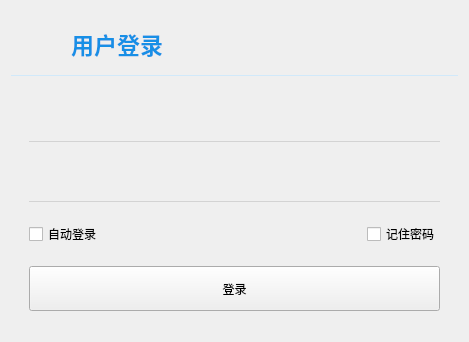
<?xml version="1.0" encoding="UTF-8"?>
<ui version="4.0">
 <class>Form</class>
 <widget class="QWidget" name="Form">
  <property name="geometry">
   <rect>
    <x>0</x>
    <y>0</y>
    <width>469</width>
    <height>339</height>
   </rect>
  </property>
  <property name="windowTitle">
   <string>Form</string>
  </property>
  <layout class="QVBoxLayout" name="verticalLayout" stretch="0,0">
   <item>
    <widget class="QWidget" name="widget" native="true">
     <property name="sizePolicy">
      <sizepolicy hsizetype="Preferred" vsizetype="Fixed">
       <horstretch>0</horstretch>
       <verstretch>0</verstretch>
      </sizepolicy>
     </property>
     <property name="minimumSize">
      <size>
       <width>0</width>
       <height>65</height>
      </size>
     </property>
     <property name="styleSheet">
      <string notr="true">border-bottom:1px solid #d1e9fa;</string>
     </property>
     <layout class="QHBoxLayout" name="horizontalLayout">
      <item>
       <widget class="QLabel" name="label_2">
        <property name="sizePolicy">
         <sizepolicy hsizetype="Fixed" vsizetype="Fixed">
          <horstretch>0</horstretch>
          <verstretch>0</verstretch>
         </sizepolicy>
        </property>
        <property name="minimumSize">
         <size>
          <width>45</width>
          <height>45</height>
         </size>
        </property>
        <property name="styleSheet">
         <string notr="true">border-image: url(:/user/user_icon.png);</string>
        </property>
        <property name="text">
         <string/>
        </property>
       </widget>
      </item>
      <item>
       <widget class="QLabel" name="label">
        <property name="sizePolicy">
         <sizepolicy hsizetype="Preferred" vsizetype="Preferred">
          <horstretch>0</horstretch>
          <verstretch>0</verstretch>
         </sizepolicy>
        </property>
        <property name="styleSheet">
         <string notr="true">color: rgb(23, 143, 230);
font-size: 23px;
font-weight: bold;
line-height: 60px;</string>
        </property>
        <property name="text">
         <string>用户登录</string>
        </property>
       </widget>
      </item>
     </layout>
    </widget>
   </item>
   <item>
    <widget class="QWidget" name="widget_2" native="true">
     <layout class="QGridLayout" name="gridLayout_2">
      <property name="topMargin">
       <number>11</number>
      </property>
      <property name="bottomMargin">
       <number>11</number>
      </property>
      <property name="spacing">
       <number>11</number>
      </property>
      <item row="0" column="0">
       <widget class="QWidget" name="widget_3" native="true">
        <property name="sizePolicy">
         <sizepolicy hsizetype="Preferred" vsizetype="Fixed">
          <horstretch>0</horstretch>
          <verstretch>0</verstretch>
         </sizepolicy>
        </property>
        <property name="minimumSize">
         <size>
          <width>0</width>
          <height>0</height>
         </size>
        </property>
        <layout class="QGridLayout" name="gridLayout">
         <property name="horizontalSpacing">
          <number>0</number>
         </property>
         <property name="verticalSpacing">
          <number>20</number>
         </property>
         <item row="0" column="0" colspan="2">
          <widget class="QLineEdit" name="username">
           <property name="minimumSize">
            <size>
             <width>0</width>
             <height>40</height>
            </size>
           </property>
           <property name="styleSheet">
            <string notr="true">border: none;
border-bottom:1px solid lightgray;
background-color: transparent;
font-size:16px;</string>
           </property>
           <property name="clearButtonEnabled">
            <bool>true</bool>
           </property>
          </widget>
         </item>
         <item row="1" column="0" colspan="2">
          <widget class="QLineEdit" name="password">
           <property name="minimumSize">
            <size>
             <width>0</width>
             <height>40</height>
            </size>
           </property>
           <property name="styleSheet">
            <string notr="true">border: none;
border-bottom:1px solid lightgray;
background-color: transparent;
font-size:16px;</string>
           </property>
           <property name="echoMode">
            <enum>QLineEdit::Password</enum>
           </property>
           <property name="clearButtonEnabled">
            <bool>false</bool>
           </property>
          </widget>
         </item>
         <item row="2" column="0">
          <widget class="QCheckBox" name="auto_login">
           <property name="text">
            <string>自动登录</string>
           </property>
          </widget>
         </item>
         <item row="2" column="1" alignment="Qt::AlignRight">
          <widget class="QCheckBox" name="remenber">
           <property name="text">
            <string>记住密码</string>
           </property>
          </widget>
         </item>
         <item row="3" column="0" colspan="2">
          <widget class="QPushButton" name="pushButton">
           <property name="minimumSize">
            <size>
             <width>0</width>
             <height>45</height>
            </size>
           </property>
           <property name="text">
            <string>登录</string>
           </property>
          </widget>
         </item>
        </layout>
       </widget>
      </item>
     </layout>
    </widget>
   </item>
  </layout>
 </widget>
 <resources>
  <include location="../images/images.qrc"/>
 </resources>
 <connections>
  <connection>
   <sender>pushButton</sender>
   <signal>clicked()</signal>
   <receiver>Form</receiver>
   <slot>login()</slot>
   <hints>
    <hint type="sourcelabel">
     <x>185</x>
     <y>273</y>
    </hint>
    <hint type="destinationlabel">
     <x>461</x>
     <y>267</y>
    </hint>
   </hints>
  </connection>
  <connection>
   <sender>remenber</sender>
   <signal>toggled(bool)</signal>
   <receiver>Form</receiver>
   <slot>visible()</slot>
   <hints>
    <hint type="sourcelabel">
     <x>367</x>
     <y>233</y>
    </hint>
    <hint type="destinationlabel">
     <x>460</x>
     <y>225</y>
    </hint>
   </hints>
  </connection>
 </connections>
 <slots>
  <slot>login()</slot>
  <slot>visible()</slot>
 </slots>
</ui>
